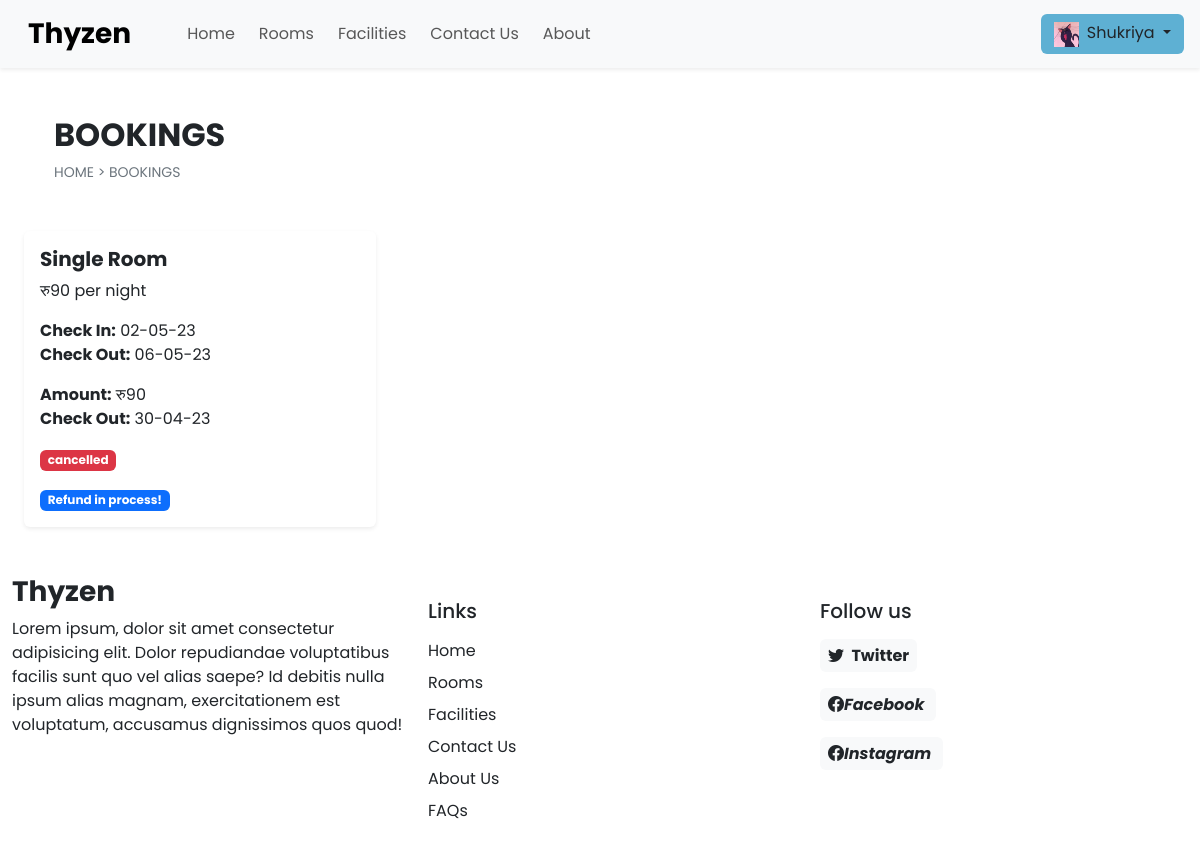
Screenshot of /bookings.php (signed in) with the database file from the repository.
### tables this page shows
CREATE TABLE `booking_details` (
  `sr_no` int NOT NULL,
  `booking_id` int NOT NULL,
  `room_name` varchar(100) NOT NULL,
  `price` int NOT NULL,
  `total_pay` int NOT NULL,
  `room_no` int DEFAULT NULL,
  `user_name` varchar(100) NOT NULL,
  `phonenum` varchar(100) NOT NULL,
  `city` varchar(100) NOT NULL
);

CREATE TABLE `booking_order` (
  `booking_id` int NOT NULL,
  `user_id` int NOT NULL,
  `room_id` int NOT NULL,
  `check_in` date NOT NULL,
  `check_out` date NOT NULL,
  `arrival` int NOT NULL DEFAULT '0',
  `refund` int DEFAULT NULL,
  `booking_status` varchar(100) NOT NULL DEFAULT 'pending',
  `order_id` varchar(100) NOT NULL DEFAULT 'pending',
  `trans_id` int DEFAULT NULL,
  `trans_amt` int NOT NULL,
  `trans_status` varchar(100) NOT NULL DEFAULT 'pending',
  `datentime` datetime NOT NULL DEFAULT CURRENT_TIMESTAMP
);

### admin/inc/db_config.php (called while the page is built, shortened)
<?php
    function select($sql,$values,$datatypes){
        $con = $GLOBALS['con'];
        if($stmt = mysqli_prepare($con,$sql))
        {
            mysqli_stmt_bind_param($stmt,$datatypes,...$values);
            if(mysqli_stmt_execute($stmt)){
                $res = mysqli_stmt_get_result($stmt);
                return $res;
            }
            else{
                mysqli_stmt_close($stmt);
                die("query cannot be executed -select");
            }
        }
        else{
            die("query cannot be prepared - select");
        }
    }
?>

### bookings.php (the view, shortened to what this page needs)
<!DOCTYPE html>
<html lang="en">
<head>
    <link rel="stylesheet" href="css/common.css" />
    <?php require('inc/links.php'); ?>
</head>
<body>
    <?php require('inc/header.php');
    ?>
    <div class="container">
        <div class="row">
            <div class="col-12 my-5 mb-5 px-4">
                <h2 class="fw-bold">BOOKINGS</h2>
                <div style="font-size: 14px;">
                    <a href="index.php" class="text-secondary text-decoration-none">HOME</a>
                    <span class="text-secondary"> > </span>
                    <a href="#" class="text-secondary text-decoration-none">BOOKINGS</a>
                </div>
            </div>
        </div>
    </div>
    <?php
        $query = "SELECT bo.*, bd.* FROM `booking_order` bo INNER JOIN `booking_details` bd ON bo.booking_id = bd.booking_id WHERE ((bo.booking_status = 'booked') OR (bo.booking_status = 'cancelled') OR (bo.booking_status = 'payment failed')) AND (bo.user_id=?) ORDER BY bo.booking_id DESC";
        $result = select($query, [$_SESSION['uId']], 'i');
        while($data = mysqli_fetch_assoc($result))
        {
            $date = date("d-m-y", strtotime($data['datentime']));
            $checkin = date("d-m-y", strtotime($data['check_in']));
            $checkout = date("d-m-y", strtotime($data['check_out']));
            $status_bg = "";
            $btn = "";
            if($data['booking_status'] == "booked") {
                $status_bg = "bg-success";
                if($data['arrival'] == 1)
                {
                    $btn =  "<a href='generate_pdf.php&gen_pdf&id=$data[booking_id]' class='btn btn-dark btn-sm shadow-none'>Download PDF</a> <button type='button' class='btn btn-dark btn-sm shadow-none'>Rate & Review</button>";
                }else {
                    $btn = "<button onclick='cancel_booking($data[booking_id])' type='button' class='btn btn-danger btn-sm shadow-none'>Cancel</button>";
                }
            }else if($data['booking_status'] == "cancelled") {
                $status_bg = "bg-danger";
                if($data['refund'] == 0) {
                    $btn = "<span class='badge bg-primary'>Refund in process!</span>";
                }else {
                    $btn =  "<a href='generate_pdf.php&gen_pdf&id=$data[booking_id]' class='btn btn-dark btn-sm shadow-none'>Download PDF</a>";
                }
            }else {
                $status_bg = "bg-warning";
                $btn =  "<a href='generate_pdf.php&gen_pdf&id=$data[booking_id]' class='btn btn-dark btn-sm shadow-none'>Download PDF</a>";
            }
            echo<<<bookings
                <div class='col-md-4 px-4 mb-4'>
                    <div class='bg-white p-3 rounded shadow-sm'>
                        <h5 class='fw-bold'>$data[room_name]</h5>
                        <p>रु$data[price] per night</p>
                        <p>
                            <b>Check In:</b> $checkin
                            <br/>
                            <b>Check Out:</b>  $checkout
                            <br/>
                        </p>
                        <p>
                            <b>Amount:</b> रु$data[price]
                            <br/>
                            <b>Check Out:</b>  $date
                            <br/>
                        </p>
                        <p>
                            <span class='badge $status_bg'>$data[booking_status]</span>
                        </p>
                        $btn
                    </div>
                </div>
                bookings;
        }
    ?>
    <?php require('inc/footer.php'); ?>
</body>
</html>

### css/common1.css (style rules this page uses)
* { font-family: 'Poppins', sans-serif; }

### rows the page displays
booking_details: room_name "Single Room", price "90", booking.check_in "02-05-23", booking.check_out "06-05-23", booking.datentime "30-04-23", booking.booking_status "cancelled"

### other values shown
$_SESSION[ufName] "Shukriya"
